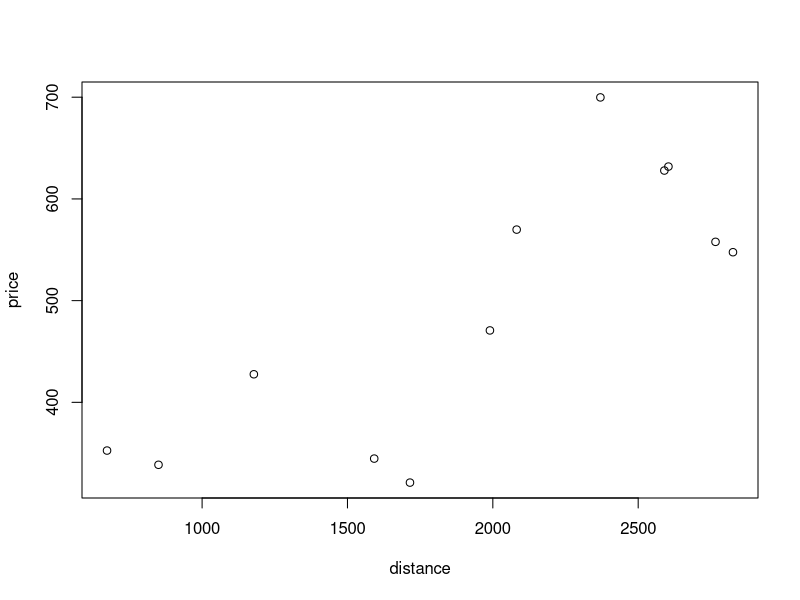
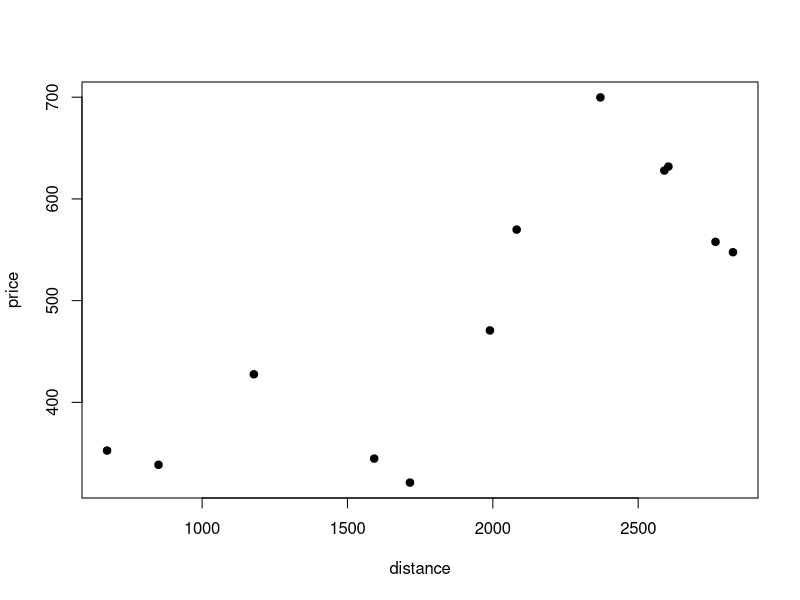

The R source for these figures, in order:
## ---- chunk 1
library(readxl)
setwd(dirname(rstudioapi::getActiveDocumentContext()$path)) 
airfareData=read_excel("airfare.xls")
## ---- chunk 2
str(airfareData)
summary(airfareData)
## ---- chunk 3
plot(price~distance,data=airfareData) 
## ---- chunk 4
plot(price~distance,data=airfareData, pch=19) 

## ---- chunk 5
library(readr)
setwd(dirname(rstudioapi::getActiveDocumentContext()$path)) 
carsMSRP = read_csv("carsMSRP.csv")
## ---- chunk 6
cor(carsMSRP[carsMSRP$Year==2009 & carsMSRP$Popularity<2400
             & carsMSRP$HP<450 & carsMSRP$City_MPG<30,c(13,14,5,15)])
